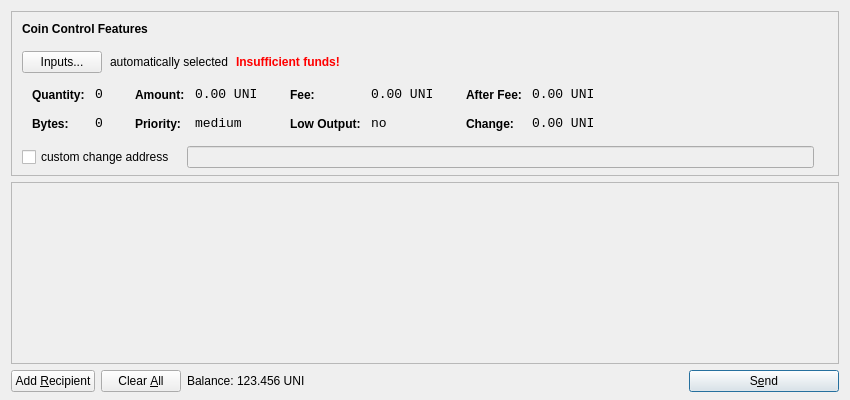
<?xml version="1.0" encoding="UTF-8"?>
<ui version="4.0">
 <class>SendCoinsDialog</class>
 <widget class="QDialog" name="SendCoinsDialog">
  <property name="geometry">
   <rect>
    <x>0</x>
    <y>0</y>
    <width>850</width>
    <height>400</height>
   </rect>
  </property>
  <property name="windowTitle">
   <string>Send Coins</string>
  </property>
  <layout class="QVBoxLayout" name="verticalLayout" stretch="0,1,0">
   <property name="bottomMargin">
    <number>8</number>
   </property>
   <item>
    <widget class="QFrame" name="frameCoinControl">
     <property name="sizePolicy">
      <sizepolicy hsizetype="Expanding" vsizetype="Expanding">
       <horstretch>0</horstretch>
       <verstretch>0</verstretch>
      </sizepolicy>
     </property>
     <property name="maximumSize">
      <size>
       <width>16777215</width>
       <height>16777215</height>
      </size>
     </property>
     <property name="frameShape">
      <enum>QFrame::StyledPanel</enum>
     </property>
     <property name="frameShadow">
      <enum>QFrame::Sunken</enum>
     </property>
     <layout class="QVBoxLayout" name="verticalLayoutCoinControl2">
      <property name="spacing">
       <number>6</number>
      </property>
      <property name="leftMargin">
       <number>0</number>
      </property>
      <property name="topMargin">
       <number>0</number>
      </property>
      <property name="rightMargin">
       <number>0</number>
      </property>
      <property name="bottomMargin">
       <number>6</number>
      </property>
      <item>
       <layout class="QVBoxLayout" name="verticalLayoutCoinControl" stretch="0,0,0,0,1">
        <property name="spacing">
         <number>0</number>
        </property>
        <property name="leftMargin">
         <number>10</number>
        </property>
        <property name="topMargin">
         <number>10</number>
        </property>
        <item>
         <layout class="QHBoxLayout" name="horizontalLayoutCoinControl1">
          <property name="bottomMargin">
           <number>15</number>
          </property>
          <item>
           <widget class="QLabel" name="labelCoinControlFeatures">
            <property name="sizePolicy">
             <sizepolicy hsizetype="Preferred" vsizetype="Maximum">
              <horstretch>0</horstretch>
              <verstretch>0</verstretch>
             </sizepolicy>
            </property>
            <property name="font">
             <font>
              <weight>75</weight>
              <bold>true</bold>
             </font>
            </property>
            <property name="styleSheet">
             <string notr="true">font-weight:bold;</string>
            </property>
            <property name="text">
             <string>Coin Control Features</string>
            </property>
           </widget>
          </item>
         </layout>
        </item>
        <item>
         <layout class="QHBoxLayout" name="horizontalLayoutCoinControl2" stretch="0,0,0,0">
          <property name="spacing">
           <number>8</number>
          </property>
          <property name="bottomMargin">
           <number>10</number>
          </property>
          <item>
           <widget class="QPushButton" name="pushButtonCoinControl">
            <property name="styleSheet">
             <string notr="true"/>
            </property>
            <property name="text">
             <string>Inputs...</string>
            </property>
           </widget>
          </item>
          <item>
           <widget class="QLabel" name="labelCoinControlAutomaticallySelected">
            <property name="text">
             <string>automatically selected</string>
            </property>
            <property name="margin">
             <number>5</number>
            </property>
           </widget>
          </item>
          <item>
           <widget class="QLabel" name="labelCoinControlInsuffFunds">
            <property name="font">
             <font>
              <weight>75</weight>
              <bold>true</bold>
             </font>
            </property>
            <property name="styleSheet">
             <string notr="true">color:red;font-weight:bold;</string>
            </property>
            <property name="text">
             <string>Insufficient funds!</string>
            </property>
            <property name="margin">
             <number>5</number>
            </property>
           </widget>
          </item>
          <item>
           <spacer name="horizontalSpacerCoinControl">
            <property name="orientation">
             <enum>Qt::Horizontal</enum>
            </property>
            <property name="sizeHint" stdset="0">
             <size>
              <width>40</width>
              <height>1</height>
             </size>
            </property>
           </spacer>
          </item>
         </layout>
        </item>
        <item>
         <widget class="QWidget" name="widgetCoinControl" native="true">
          <property name="sizePolicy">
           <sizepolicy hsizetype="Preferred" vsizetype="Preferred">
            <horstretch>0</horstretch>
            <verstretch>0</verstretch>
           </sizepolicy>
          </property>
          <property name="minimumSize">
           <size>
            <width>0</width>
            <height>0</height>
           </size>
          </property>
          <property name="styleSheet">
           <string notr="true"/>
          </property>
          <layout class="QHBoxLayout" name="horizontalLayoutCoinControl5">
           <property name="leftMargin">
            <number>0</number>
           </property>
           <property name="topMargin">
            <number>0</number>
           </property>
           <property name="rightMargin">
            <number>0</number>
           </property>
           <property name="bottomMargin">
            <number>0</number>
           </property>
           <item>
            <layout class="QHBoxLayout" name="horizontalLayoutCoinControl3" stretch="0,0,0,1">
             <property name="spacing">
              <number>20</number>
             </property>
             <property name="topMargin">
              <number>0</number>
             </property>
             <property name="bottomMargin">
              <number>10</number>
             </property>
             <item>
              <layout class="QFormLayout" name="formLayoutCoinControl1">
               <property name="horizontalSpacing">
                <number>10</number>
               </property>
               <property name="verticalSpacing">
                <number>14</number>
               </property>
               <property name="leftMargin">
                <number>10</number>
               </property>
               <property name="topMargin">
                <number>4</number>
               </property>
               <property name="rightMargin">
                <number>6</number>
               </property>
               <item row="0" column="0">
                <widget class="QLabel" name="labelCoinControlQuantityText">
                 <property name="styleSheet">
                  <string notr="true">font-weight:bold;</string>
                 </property>
                 <property name="text">
                  <string>Quantity:</string>
                 </property>
                 <property name="margin">
                  <number>0</number>
                 </property>
                </widget>
               </item>
               <item row="0" column="1">
                <widget class="QLabel" name="labelCoinControlQuantity">
                 <property name="font">
                  <font>
                   <family>Monospace</family>
                   <pointsize>10</pointsize>
                  </font>
                 </property>
                 <property name="cursor">
                  <cursorShape>IBeamCursor</cursorShape>
                 </property>
                 <property name="contextMenuPolicy">
                  <enum>Qt::ActionsContextMenu</enum>
                 </property>
                 <property name="text">
                  <string notr="true">0</string>
                 </property>
                 <property name="margin">
                  <number>0</number>
                 </property>
                 <property name="textInteractionFlags">
                  <set>Qt::LinksAccessibleByMouse|Qt::TextSelectableByKeyboard|Qt::TextSelectableByMouse</set>
                 </property>
                </widget>
               </item>
               <item row="1" column="0">
                <widget class="QLabel" name="labelCoinControlBytesText">
                 <property name="styleSheet">
                  <string notr="true">font-weight:bold;</string>
                 </property>
                 <property name="text">
                  <string>Bytes:</string>
                 </property>
                </widget>
               </item>
               <item row="1" column="1">
                <widget class="QLabel" name="labelCoinControlBytes">
                 <property name="font">
                  <font>
                   <family>Monospace</family>
                   <pointsize>10</pointsize>
                  </font>
                 </property>
                 <property name="cursor">
                  <cursorShape>IBeamCursor</cursorShape>
                 </property>
                 <property name="contextMenuPolicy">
                  <enum>Qt::ActionsContextMenu</enum>
                 </property>
                 <property name="text">
                  <string notr="true">0</string>
                 </property>
                 <property name="textInteractionFlags">
                  <set>Qt::LinksAccessibleByMouse|Qt::TextSelectableByKeyboard|Qt::TextSelectableByMouse</set>
                 </property>
                </widget>
               </item>
              </layout>
             </item>
             <item>
              <layout class="QFormLayout" name="formLayoutCoinControl2">
               <property name="horizontalSpacing">
                <number>10</number>
               </property>
               <property name="verticalSpacing">
                <number>14</number>
               </property>
               <property name="leftMargin">
                <number>6</number>
               </property>
               <property name="topMargin">
                <number>4</number>
               </property>
               <property name="rightMargin">
                <number>6</number>
               </property>
               <item row="0" column="0">
                <widget class="QLabel" name="labelCoinControlAmountText">
                 <property name="styleSheet">
                  <string notr="true">font-weight:bold;</string>
                 </property>
                 <property name="text">
                  <string>Amount:</string>
                 </property>
                 <property name="margin">
                  <number>0</number>
                 </property>
                </widget>
               </item>
               <item row="0" column="1">
                <widget class="QLabel" name="labelCoinControlAmount">
                 <property name="font">
                  <font>
                   <family>Monospace</family>
                   <pointsize>10</pointsize>
                  </font>
                 </property>
                 <property name="cursor">
                  <cursorShape>IBeamCursor</cursorShape>
                 </property>
                 <property name="contextMenuPolicy">
                  <enum>Qt::ActionsContextMenu</enum>
                 </property>
                 <property name="text">
                  <string notr="true">0.00 UNI</string>
                 </property>
                 <property name="textInteractionFlags">
                  <set>Qt::LinksAccessibleByMouse|Qt::TextSelectableByKeyboard|Qt::TextSelectableByMouse</set>
                 </property>
                </widget>
               </item>
               <item row="1" column="0">
                <widget class="QLabel" name="labelCoinControlPriorityText">
                 <property name="styleSheet">
                  <string notr="true">font-weight:bold;</string>
                 </property>
                 <property name="text">
                  <string>Priority:</string>
                 </property>
                </widget>
               </item>
               <item row="1" column="1">
                <widget class="QLabel" name="labelCoinControlPriority">
                 <property name="font">
                  <font>
                   <family>Monospace</family>
                   <pointsize>10</pointsize>
                  </font>
                 </property>
                 <property name="cursor">
                  <cursorShape>IBeamCursor</cursorShape>
                 </property>
                 <property name="contextMenuPolicy">
                  <enum>Qt::ActionsContextMenu</enum>
                 </property>
                 <property name="text">
                  <string>medium</string>
                 </property>
                 <property name="textInteractionFlags">
                  <set>Qt::LinksAccessibleByMouse|Qt::TextSelectableByKeyboard|Qt::TextSelectableByMouse</set>
                 </property>
                </widget>
               </item>
              </layout>
             </item>
             <item>
              <layout class="QFormLayout" name="formLayoutCoinControl3">
               <property name="horizontalSpacing">
                <number>10</number>
               </property>
               <property name="verticalSpacing">
                <number>14</number>
               </property>
               <property name="leftMargin">
                <number>6</number>
               </property>
               <property name="topMargin">
                <number>4</number>
               </property>
               <property name="rightMargin">
                <number>6</number>
               </property>
               <item row="0" column="0">
                <widget class="QLabel" name="labelCoinControlFeeText">
                 <property name="styleSheet">
                  <string notr="true">font-weight:bold;</string>
                 </property>
                 <property name="text">
                  <string>Fee:</string>
                 </property>
                 <property name="margin">
                  <number>0</number>
                 </property>
                </widget>
               </item>
               <item row="0" column="1">
                <widget class="QLabel" name="labelCoinControlFee">
                 <property name="font">
                  <font>
                   <family>Monospace</family>
                   <pointsize>10</pointsize>
                  </font>
                 </property>
                 <property name="cursor">
                  <cursorShape>IBeamCursor</cursorShape>
                 </property>
                 <property name="contextMenuPolicy">
                  <enum>Qt::ActionsContextMenu</enum>
                 </property>
                 <property name="text">
                  <string notr="true">0.00 UNI</string>
                 </property>
                 <property name="textInteractionFlags">
                  <set>Qt::LinksAccessibleByMouse|Qt::TextSelectableByKeyboard|Qt::TextSelectableByMouse</set>
                 </property>
                </widget>
               </item>
               <item row="1" column="0">
                <widget class="QLabel" name="labelCoinControlLowOutputText">
                 <property name="styleSheet">
                  <string notr="true">font-weight:bold;</string>
                 </property>
                 <property name="text">
                  <string>Low Output:</string>
                 </property>
                </widget>
               </item>
               <item row="1" column="1">
                <widget class="QLabel" name="labelCoinControlLowOutput">
                 <property name="font">
                  <font>
                   <family>Monospace</family>
                   <pointsize>10</pointsize>
                  </font>
                 </property>
                 <property name="cursor">
                  <cursorShape>IBeamCursor</cursorShape>
                 </property>
                 <property name="contextMenuPolicy">
                  <enum>Qt::ActionsContextMenu</enum>
                 </property>
                 <property name="text">
                  <string>no</string>
                 </property>
                 <property name="textInteractionFlags">
                  <set>Qt::LinksAccessibleByMouse|Qt::TextSelectableByKeyboard|Qt::TextSelectableByMouse</set>
                 </property>
                </widget>
               </item>
              </layout>
             </item>
             <item>
              <layout class="QFormLayout" name="formLayoutCoinControl4">
               <property name="horizontalSpacing">
                <number>10</number>
               </property>
               <property name="verticalSpacing">
                <number>14</number>
               </property>
               <property name="leftMargin">
                <number>6</number>
               </property>
               <property name="topMargin">
                <number>4</number>
               </property>
               <property name="rightMargin">
                <number>6</number>
               </property>
               <item row="0" column="0">
                <widget class="QLabel" name="labelCoinControlAfterFeeText">
                 <property name="styleSheet">
                  <string notr="true">font-weight:bold;</string>
                 </property>
                 <property name="text">
                  <string>After Fee:</string>
                 </property>
                 <property name="margin">
                  <number>0</number>
                 </property>
                </widget>
               </item>
               <item row="0" column="1">
                <widget class="QLabel" name="labelCoinControlAfterFee">
                 <property name="font">
                  <font>
                   <family>Monospace</family>
                   <pointsize>10</pointsize>
                  </font>
                 </property>
                 <property name="cursor">
                  <cursorShape>IBeamCursor</cursorShape>
                 </property>
                 <property name="contextMenuPolicy">
                  <enum>Qt::ActionsContextMenu</enum>
                 </property>
                 <property name="text">
                  <string notr="true">0.00 UNI</string>
                 </property>
                 <property name="textInteractionFlags">
                  <set>Qt::LinksAccessibleByMouse|Qt::TextSelectableByKeyboard|Qt::TextSelectableByMouse</set>
                 </property>
                </widget>
               </item>
               <item row="1" column="0">
                <widget class="QLabel" name="labelCoinControlChangeText">
                 <property name="styleSheet">
                  <string notr="true">font-weight:bold;</string>
                 </property>
                 <property name="text">
                  <string>Change:</string>
                 </property>
                </widget>
               </item>
               <item row="1" column="1">
                <widget class="QLabel" name="labelCoinControlChange">
                 <property name="font">
                  <font>
                   <family>Monospace</family>
                   <pointsize>10</pointsize>
                  </font>
                 </property>
                 <property name="cursor">
                  <cursorShape>IBeamCursor</cursorShape>
                 </property>
                 <property name="contextMenuPolicy">
                  <enum>Qt::ActionsContextMenu</enum>
                 </property>
                 <property name="text">
                  <string notr="true">0.00 UNI</string>
                 </property>
                 <property name="textInteractionFlags">
                  <set>Qt::LinksAccessibleByMouse|Qt::TextSelectableByKeyboard|Qt::TextSelectableByMouse</set>
                 </property>
                </widget>
               </item>
              </layout>
             </item>
            </layout>
           </item>
          </layout>
         </widget>
        </item>
        <item>
         <layout class="QHBoxLayout" name="horizontalLayoutCoinControl4" stretch="0,0,0">
          <property name="spacing">
           <number>12</number>
          </property>
          <property name="sizeConstraint">
           <enum>QLayout::SetDefaultConstraint</enum>
          </property>
          <property name="topMargin">
           <number>5</number>
          </property>
          <property name="rightMargin">
           <number>5</number>
          </property>
          <item>
           <widget class="QCheckBox" name="checkBoxCoinControlChange">
            <property name="text">
             <string>custom change address</string>
            </property>
           </widget>
          </item>
          <item>
           <widget class="QLineEdit" name="lineEditCoinControlChange">
            <property name="enabled">
             <bool>false</bool>
            </property>
            <property name="sizePolicy">
             <sizepolicy hsizetype="Expanding" vsizetype="Fixed">
              <horstretch>0</horstretch>
              <verstretch>0</verstretch>
             </sizepolicy>
            </property>
           </widget>
          </item>
          <item>
           <widget class="QLabel" name="labelCoinControlChangeLabel">
            <property name="sizePolicy">
             <sizepolicy hsizetype="Preferred" vsizetype="Expanding">
              <horstretch>0</horstretch>
              <verstretch>0</verstretch>
             </sizepolicy>
            </property>
            <property name="minimumSize">
             <size>
              <width>0</width>
              <height>0</height>
             </size>
            </property>
            <property name="text">
             <string/>
            </property>
            <property name="margin">
             <number>3</number>
            </property>
           </widget>
          </item>
         </layout>
        </item>
        <item>
         <spacer name="verticalSpacerCoinControl">
          <property name="orientation">
           <enum>Qt::Vertical</enum>
          </property>
          <property name="sizeHint" stdset="0">
           <size>
            <width>800</width>
            <height>1</height>
           </size>
          </property>
         </spacer>
        </item>
       </layout>
      </item>
     </layout>
    </widget>
   </item>
   <item>
    <widget class="QScrollArea" name="scrollArea">
     <property name="widgetResizable">
      <bool>true</bool>
     </property>
     <widget class="QWidget" name="scrollAreaWidgetContents">
      <property name="geometry">
       <rect>
        <x>0</x>
        <y>0</y>
        <width>830</width>
        <height>172</height>
       </rect>
      </property>
      <layout class="QVBoxLayout" name="verticalLayout_2">
       <property name="leftMargin">
        <number>0</number>
       </property>
       <property name="topMargin">
        <number>0</number>
       </property>
       <property name="rightMargin">
        <number>0</number>
       </property>
       <property name="bottomMargin">
        <number>0</number>
       </property>
       <item>
        <layout class="QVBoxLayout" name="entries">
         <property name="spacing">
          <number>6</number>
         </property>
        </layout>
       </item>
       <item>
        <spacer name="verticalSpacer">
         <property name="orientation">
          <enum>Qt::Vertical</enum>
         </property>
         <property name="sizeHint" stdset="0">
          <size>
           <width>20</width>
           <height>40</height>
          </size>
         </property>
        </spacer>
       </item>
      </layout>
     </widget>
    </widget>
   </item>
   <item>
    <layout class="QHBoxLayout" name="horizontalLayout">
     <item>
      <widget class="QPushButton" name="addButton">
       <property name="toolTip">
        <string>Send to multiple recipients at once</string>
       </property>
       <property name="text">
        <string>Add &amp;Recipient</string>
       </property>
       <property name="icon">
        <iconset resource="../bitcoin.qrc">
         <normaloff>:/icons/add</normaloff>:/icons/add</iconset>
       </property>
       <property name="autoDefault">
        <bool>false</bool>
       </property>
      </widget>
     </item>
     <item>
      <widget class="QPushButton" name="clearButton">
       <property name="sizePolicy">
        <sizepolicy hsizetype="Minimum" vsizetype="Fixed">
         <horstretch>0</horstretch>
         <verstretch>0</verstretch>
        </sizepolicy>
       </property>
       <property name="toolTip">
        <string>Remove all transaction fields</string>
       </property>
       <property name="text">
        <string>Clear &amp;All</string>
       </property>
       <property name="icon">
        <iconset resource="../bitcoin.qrc">
         <normaloff>:/icons/remove</normaloff>:/icons/remove</iconset>
       </property>
       <property name="autoRepeatDelay">
        <number>300</number>
       </property>
       <property name="autoDefault">
        <bool>false</bool>
       </property>
      </widget>
     </item>
     <item>
      <layout class="QHBoxLayout" name="horizontalLayout_2">
       <property name="spacing">
        <number>3</number>
       </property>
       <item>
        <widget class="QLabel" name="label">
         <property name="text">
          <string>Balance:</string>
         </property>
        </widget>
       </item>
       <item>
        <widget class="QLabel" name="labelBalance">
         <property name="cursor">
          <cursorShape>IBeamCursor</cursorShape>
         </property>
         <property name="text">
          <string>123.456 UNI</string>
         </property>
         <property name="textInteractionFlags">
          <set>Qt::LinksAccessibleByMouse|Qt::TextSelectableByKeyboard|Qt::TextSelectableByMouse</set>
         </property>
        </widget>
       </item>
      </layout>
     </item>
     <item>
      <spacer name="horizontalSpacer">
       <property name="orientation">
        <enum>Qt::Horizontal</enum>
       </property>
       <property name="sizeHint" stdset="0">
        <size>
         <width>40</width>
         <height>20</height>
        </size>
       </property>
      </spacer>
     </item>
     <item>
      <widget class="QPushButton" name="sendButton">
       <property name="minimumSize">
        <size>
         <width>150</width>
         <height>0</height>
        </size>
       </property>
       <property name="toolTip">
        <string>Confirm the send action</string>
       </property>
       <property name="text">
        <string>S&amp;end</string>
       </property>
       <property name="icon">
        <iconset resource="../bitcoin.qrc">
         <normaloff>:/icons/send</normaloff>:/icons/send</iconset>
       </property>
       <property name="default">
        <bool>true</bool>
       </property>
      </widget>
     </item>
    </layout>
   </item>
  </layout>
 </widget>
 <resources>
  <include location="../bitcoin.qrc"/>
 </resources>
 <connections/>
</ui>
